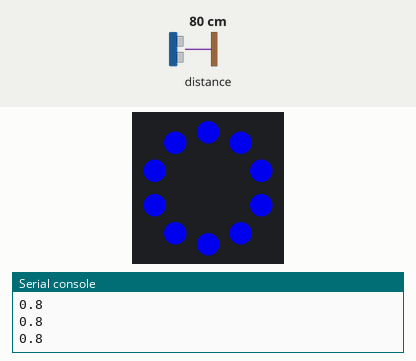
The program below on a simulated Circuit Playground running CircuitPython. On the bench: the board's ring of 10 RGB LEDs (number 0 left of the top, counting anticlockwise), the last lines printed to the serial console. The inputs (shaded band) are chosen by the test bench; at power-on: distance to the obstacle 80 cm. Dim RGB values are drawn brighter than linear.

Above: at 1.2 s.
1.3 s: distance to the obstacle set to 2 cm
At 2.2 s:
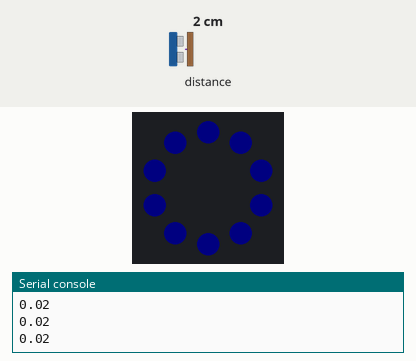
2.9 s: distance to the obstacle set to 4 cm
4.5 s: distance to the obstacle set to 9 cm
Timing chart, 0 to 7.5 s (numbered marks = the images above; inputs shaded):
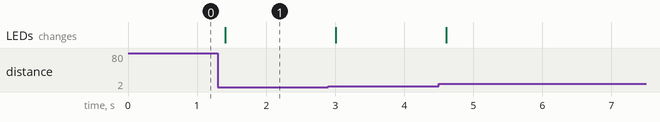

The program:

code.py
```python
import time
import board
import analogio
import busio
from adafruit_circuitplayground import cp
import adafruit_vl53l0x

i2c_bus_offboard = busio.I2C( board.SCL, board.SDA )
rangefinder = adafruit_vl53l0x.VL53L0X( i2c_bus_offboard )


starting_color = (0,0,255)
OFF = (0,0,0)

cp.pixels.fill( starting_color )

while True:
    distance_mm = rangefinder.range
    #print( distance_mm )
    brightness = distance_mm/ 1000
    print( brightness )
    cp.pixels.brightness = brightness
    time.sleep( 0.2 )
```

Measured:
- after the input at 1.3 s, the LEDs: change after 0.10 s (image 1)
